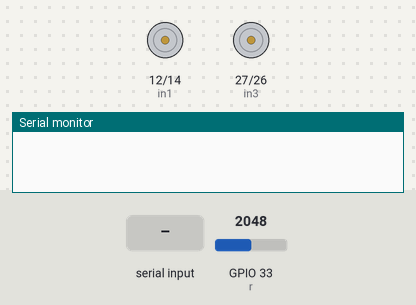
The sketch below on a simulated ESP32. On the bench: motor-driver pin pairs drawn as motors (green arrow = first pin HIGH = forward, orange = second pin HIGH = backward, longer = more drive, scaled by the enable pin), the last lines printed to the serial monitor. The test bench sets the inputs (shaded band); at power-on: GPIO 33 (r) = 2048. Nothing arrives over Bluetooth unless stated.

Above: at 1.2 s.
1.3 s: "F" received over the second serial link
At 2.2 s:
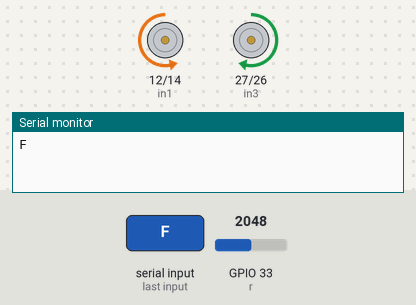
2.8 s: "B" received over the second serial link
At 3.4 s:
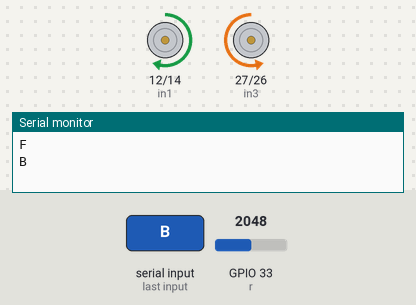
4.3 s: "R" received over the second serial link
At 5.5 s:
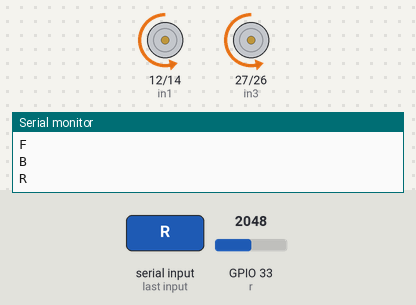
5.8 s: "L" received over the second serial link
At 6.9 s:
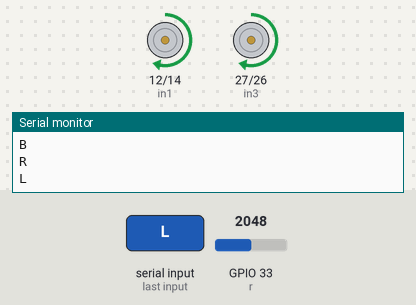
7.3 s: "S" received over the second serial link
At 8.0 s:
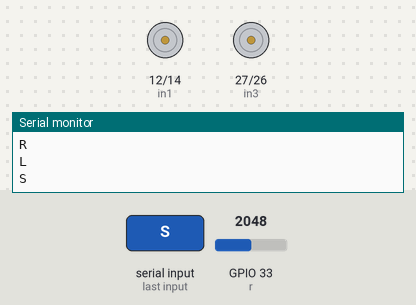
Timing chart, 0 to 9.8 s (numbered marks = the images above; inputs shaded):
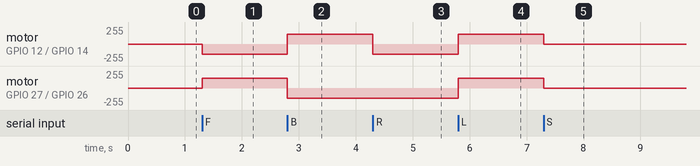

The sketch:

Car_ESP32_V01.ino
```cpp
#include "BluetoothSerial.h"
#include <Arduino.h>
//#include <ESP32Servo.h>
BluetoothSerial serialBT;

//Bluetooth signal Store in this variable
char data;
//Servo myservo;
const int r=33;
int v=0;

//MOTOR LEFT
int enB = 25;
int in4 = 26;
int in3 = 27;

//MOTOR RIGHT
int enA = 13;
int in1 = 12;
int in2 = 14;

//BUZZ
int buzz=11;

void setup() {
  Serial.begin(115200);
  //Bluetooth Name
  serialBT.begin("Nirupam Ghosh");
  //myservo.attach(33);
  //output pin declare
  pinMode(enB, OUTPUT);
  pinMode(in4, OUTPUT);
  pinMode(in3, OUTPUT);
  pinMode(enA, OUTPUT);
  pinMode(in1, OUTPUT);
  pinMode(in2, OUTPUT);
}

void FORWARD()
{
  analogWrite(enA, 150);
  analogWrite(enB, 150);
  digitalWrite(in1, LOW);
  digitalWrite(in2, HIGH);
  digitalWrite(in3, HIGH);
  digitalWrite(in4, LOW);
}

void BACKWARD()
{
  analogWrite(enA, 150);
  analogWrite(enB, 150);
  digitalWrite(in1, HIGH);
  digitalWrite(in2, LOW);
  digitalWrite(in3, LOW);
  digitalWrite(in4, HIGH);
}

void RIGHT()
{
  analogWrite(enA, 150);
  analogWrite(enB, 150);
  digitalWrite(in1, LOW);
  digitalWrite(in2, HIGH);
  digitalWrite(in3, LOW);
  digitalWrite(in4, HIGH);
}

void LEFT()
{
  analogWrite(enA, 150);
  analogWrite(enB, 150);
  digitalWrite(in1, HIGH);
  digitalWrite(in2, LOW);
  digitalWrite(in3, HIGH);
  digitalWrite(in4, LOW);
}

void STOP()
{

  digitalWrite(in4, LOW);
  digitalWrite(in3, LOW);
  digitalWrite(in1, LOW);
  digitalWrite(in2, LOW);
}
void loop()
{
  v=analogRead(r);
  //Serial.println(v);
  while (serialBT.available()) {
    data = serialBT.read();
    Serial.println(data);
    if(data=='F')
    {
         FORWARD();
    }
    if(data=='B')
    {
         BACKWARD();
    }
    if(data=='R')
    {
         RIGHT();
    }
    if(data=='L')
    {
         LEFT();
    }
    if(data=='S')
    {
         STOP();
    }
    }
}
```

Measured:
- after the input at 1.3 s, motor on GPIO 12 (in1) / GPIO 14 (in2): stopped → backward 150/255 at once; motor on GPIO 27 (in3) / GPIO 26 (in4): stopped → forward 150/255 at once
- after the input at 2.8 s, motor on GPIO 12 (in1) / GPIO 14 (in2): backward 150/255 → forward 150/255 at once; motor on GPIO 27 (in3) / GPIO 26 (in4): forward 150/255 → backward 150/255 at once
- after the input at 4.3 s, motor on GPIO 12 (in1) / GPIO 14 (in2): forward 150/255 → backward 150/255 at once
- after the input at 5.8 s, motor on GPIO 12 (in1) / GPIO 14 (in2), motor on GPIO 27 (in3) / GPIO 26 (in4): backward 150/255 → forward 150/255 at once
- after the input at 7.3 s, motor on GPIO 12 (in1) / GPIO 14 (in2), motor on GPIO 27 (in3) / GPIO 26 (in4): forward 150/255 → stopped at once
